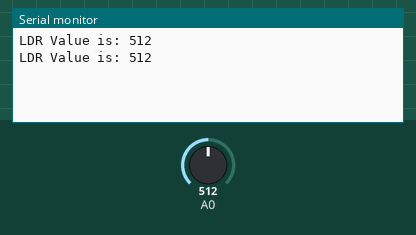
A sketch run on a simulated Arduino Uno, built with avr-gcc and run on an emulated ATmega328P. Parts: the last lines printed to the serial monitor. The test bench sets the inputs (shaded band); at power-on: A0 = 512.

Above: at 1.3 s.
1.4 s: A0 set to 716
At 1.9 s:
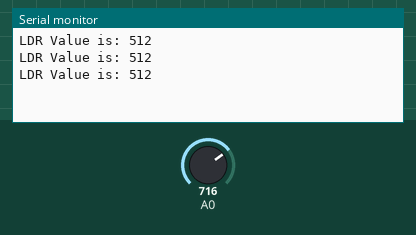
2.9 s: A0 set to 900
At 3.4 s:
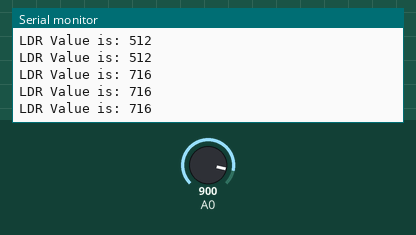
Timing chart, 0 to 5.9 s (numbered marks = the images above; inputs shaded):
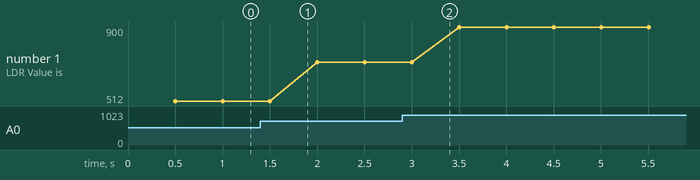

Measured:
- plotted number 1: 512 → 716 after the input at 1.4 s, 716 → 900 after the input at 2.9 s

The sketch:

test.ino
```cpp
void setup() {
Serial.begin(9600);
}

void loop() {
  int c = analogRead(A0);
  delay(500);
  Serial.print("LDR Value is: ");
  Serial.println(c);

}
```
